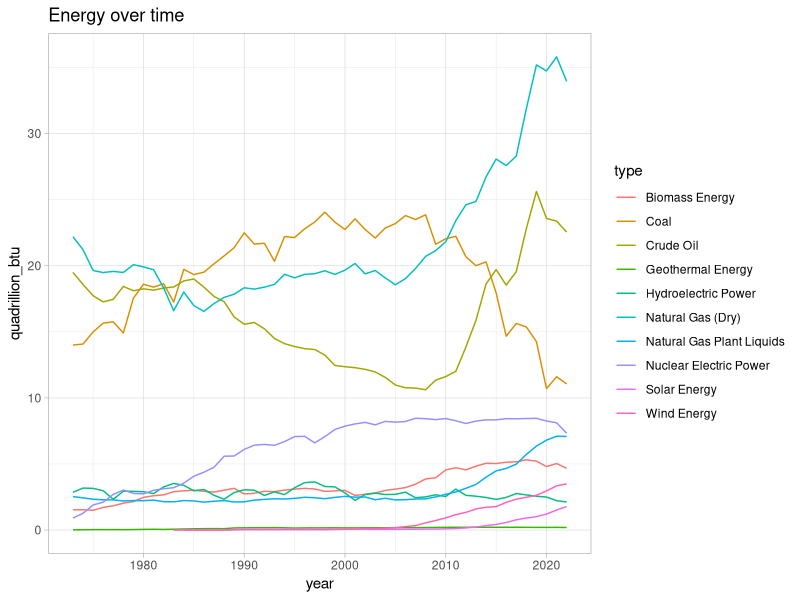

The R source for this figure:
## ---- chunk 1
library(tidyverse)
## ---- chunk 2
# use read_csv instead of read.csv
energy <- read_csv("data/us_energy.csv")
## ---- chunk 3
ggplot(energy, aes(x = year, y = quadrillion_btu, color = type)) +
  geom_line() +
  theme_light() +
  labs(title = "Energy over time")
